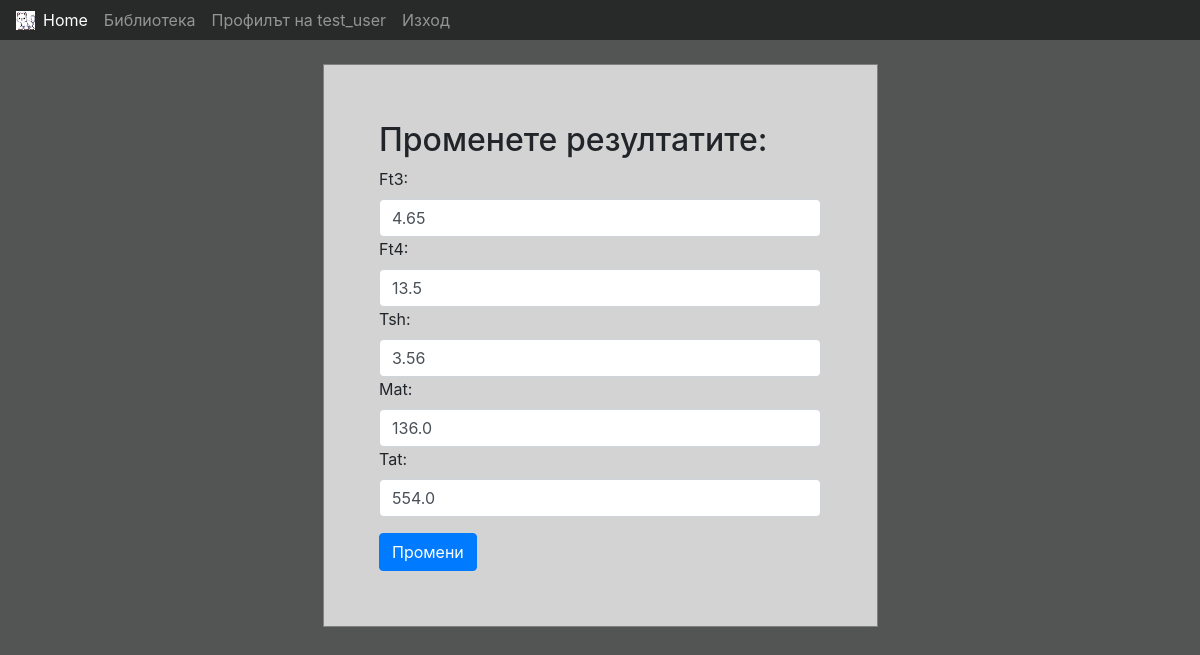
The page /users/edit_results/18/ (signed in) on the database its author committed.
### users/models.py (models this page shows, shortened)
class Results(models.Model):
    ft3 = models.FloatField(null=True)
    ft4 = models.FloatField(null=True)
    tsh = models.FloatField(null=True)
    mat = models.FloatField(null=True)
    tat = models.FloatField(null=True)
    date_created = models.DateTimeField(auto_now_add=True, null=True)
    user = models.ForeignKey(RegisteredUser, null=True, on_delete=models.CASCADE)

### users/views.py (the view, shortened to what this page needs)
# urls.py: path('edit_results/<str:pk>/', views.edit_results, name='edit_results'),
@login_required
def edit_results(request, pk):
    results_bulk = Results.objects.get(id=pk)
    if request.method == "GET":
        form = ResultsForm(instance=results_bulk)
        context = {'form': form, 'results_bulk': results_bulk}
        return render(request, 'users/edit_results.html', context)

### users/forms/results_form.py
class ResultsForm(forms.ModelForm):
    def __init__(self, *args, **kwargs):
        super().__init__(*args, **kwargs)
        for (_, field) in self.fields.items():
            field.widget.attrs['class'] = 'form-control'
    class Meta:
        model = Results
        fields = '__all__'
        exclude = ['user']

### templates/users/edit_results.html (shortened to what this page needs)
{% extends 'measure_app/main.html' %}
{% block content %}
{% block styles %}
<link rel="stylesheet" href="https://stackpath.bootstrapcdn.com/bootstrap/4.3.1/css/bootstrap.min.css"
>
{% endblock %}
    <br>
<div class="container">
    <form class="w-50 m-auto" method="post" style="border: 1px solid grey; margin: 10% 0%; background-color: lightgrey; padding: 5% 5%;" action="{% url 'edit_results' results_bulk.id %}">
      <h2>Променете резултатите:</h2>
        {{ form }}
        <div>
            <button type="submit" class="btn btn-primary">Промени</button>
        </div>
    </form>
</div>
{% endblock %}

### templates/measure_app/navbar.html (shortened to what this page needs)
{% load static %}
<nav class="navbar navbar-expand-lg navbar-dark" id="nav-size">
  <img src="{% static 'images/malko.png' %}">
  <div class="collapse navbar-collapse" id="navbarNav">
    <ul class="navbar-nav">
      <li class="nav-item active">
        <a class="nav-link" href="{% url 'home' %}">Home</a>
      </li>
      <li class="nav-item">
        <a class="nav-link" href="{% url 'library' %}">Библиотека</a>
      </li>
            {% if user.is_authenticated %}
                <li class="nav-item">
                    <a class="nav-link" href="{% url 'profile_page' user.id %}">
                        Профилът на {{ user.username }}
                    </a>
                </li>
                <li class="nav-item">
                    <a class="nav-link" href="{% url 'logout' %}">Изход</a>
                </li>
            {% else %}
                <li class="nav-item">
                    <a class="nav-link" href="{% url 'login_user' %}">Вход</a>
                </li>
            {% endif %}
    </ul>
  </div>
</nav>

### static/css/main.css (style rules this page uses)
body { background-color: #535454; }
#nav-size { height: 40px; background-color: #282929; }

### templates/users/edit_results.html (style rules this page uses)
body { background-color: #535454; }

### rows shown on the page
Results: ft3 "4.65", ft4 "13.5", tsh "3.56", mat "136.0", tat "554.0"

### other values the page prints
{{ user.username }} "test_user"
